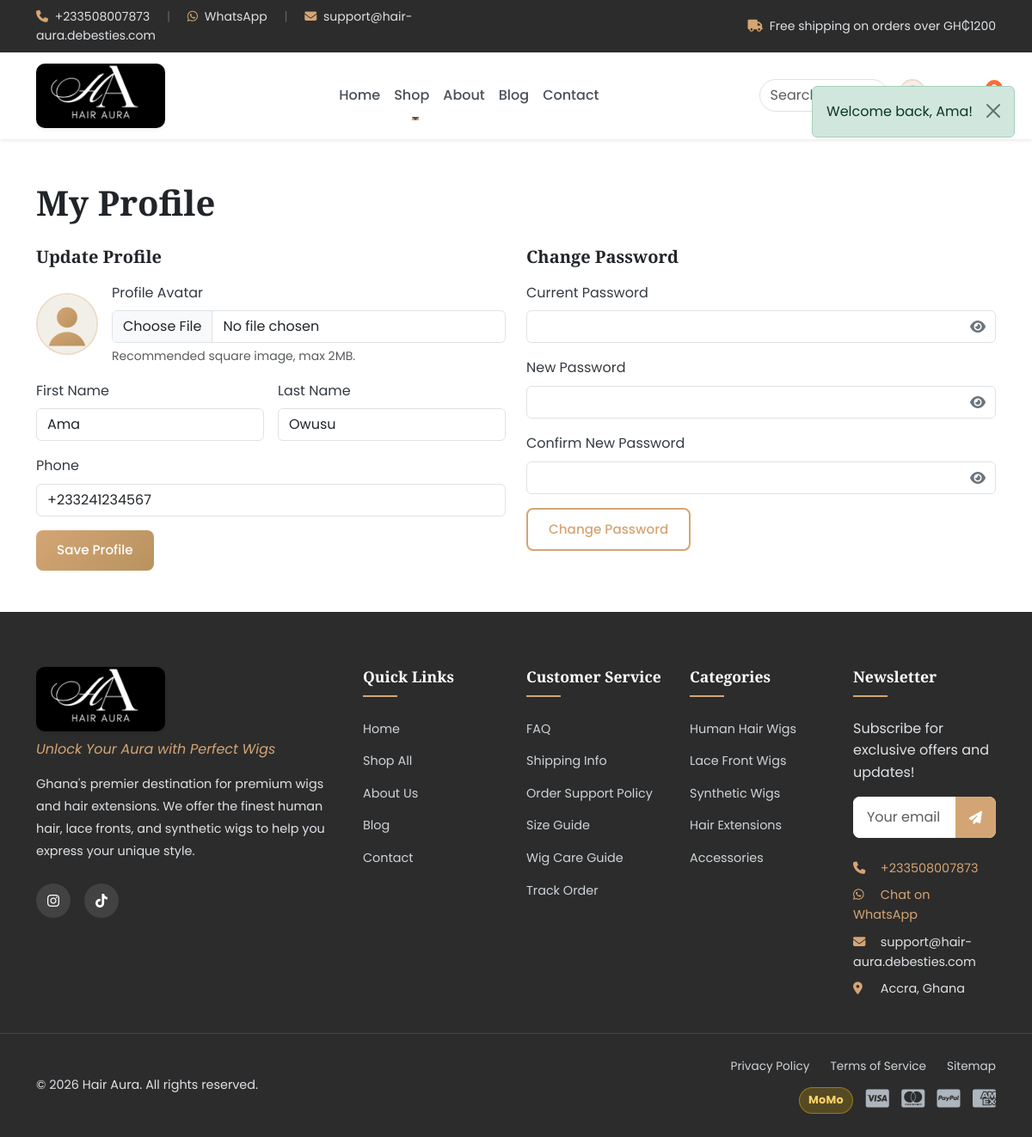
The page /account/profile (signed in) on the database its author committed.
### tables this page shows
CREATE TABLE `users` (
    `id` INT UNSIGNED AUTO_INCREMENT PRIMARY KEY,
    `email` VARCHAR(255) NULL UNIQUE,
    `password_hash` VARCHAR(255) NOT NULL,
    `first_name` VARCHAR(100) NOT NULL,
    `last_name` VARCHAR(100) NOT NULL,
    `phone` VARCHAR(20) DEFAULT NULL,
    `avatar` VARCHAR(255) DEFAULT NULL,
    `role` ENUM('customer', 'admin') DEFAULT 'customer',
    `is_active` TINYINT(1) DEFAULT 1,
    `email_verified` TINYINT(1) DEFAULT 0,
    `created_at` TIMESTAMP DEFAULT CURRENT_TIMESTAMP,
    `updated_at` TIMESTAMP DEFAULT CURRENT_TIMESTAMP ON UPDATE CURRENT_TIMESTAMP,
    `last_login` DATETIME DEFAULT NULL,
    `remember_token` VARCHAR(255) DEFAULT NULL,
    `remember_expires` DATETIME DEFAULT NULL,
    INDEX `idx_email` (`email`),
    INDEX `idx_role` (`role`)
);

### app/Views/pages/account/profile.php (the view, shortened to what the rows shown need)
<section class="py-5">
    <div class="container">
        <h1 class="mb-4">My Profile</h1>
        <div class="row g-4">
            <div class="col-lg-6">
                <h5 class="mb-3">Update Profile</h5>
                <form method="post" action="<?= url('/account/profile') ?>" enctype="multipart/form-data" class="row g-3">
                    <div class="col-12 d-flex align-items-center gap-3">
                        <img src="<?= asset($user->getAvatarUrl()) ?>" alt="<?= htmlspecialchars($user->getFullName()) ?>" style="width:72px;height:72px;border-radius:50%;object-fit:cover;border:2px solid rgba(212,165,116,.4);">
                        <div class="flex-grow-1">
                            <label class="form-label">Profile Avatar</label>
                            <input type="file" name="avatar" class="form-control" accept=".jpg,.jpeg,.png,.webp">
                            <div class="form-text">Recommended square image, max 2MB.</div>
                        </div>
                    </div>
                    <div class="col-md-6">
                        <label class="form-label">First Name</label>
                        <input type="text" name="first_name" class="form-control" value="<?= htmlspecialchars($user->first_name ?? '') ?>" required>
                    </div>
                    <div class="col-md-6">
                        <label class="form-label">Last Name</label>
                        <input type="text" name="last_name" class="form-control" value="<?= htmlspecialchars($user->last_name ?? '') ?>" required>
                    </div>
                    <div class="col-12">
                        <label class="form-label">Phone</label>
                        <input type="text" name="phone" class="form-control" value="<?= htmlspecialchars($user->phone ?? '') ?>" required>
                    </div>
                    <div class="col-12">
                        <button type="submit" class="btn btn-primary">Save Profile</button>
                    </div>
                </form>
            </div>
            <div class="col-lg-6">
                <h5 class="mb-3">Change Password</h5>
                <form method="post" action="<?= url('/account/password') ?>" class="row g-3">
                    <div class="col-12">
                        <label class="form-label">Current Password</label>
                        <input type="password" name="current_password" class="form-control" required>
                    </div>
                    <div class="col-12">
                        <label class="form-label">New Password</label>
                        <input type="password" name="new_password" class="form-control" required>
                    </div>
                    <div class="col-12">
                        <label class="form-label">Confirm New Password</label>
                        <input type="password" name="confirm_password" class="form-control" required>
                    </div>
                    <div class="col-12">
                        <button type="submit" class="btn btn-outline-primary">Change Password</button>
                    </div>
                </form>
            </div>
        </div>
    </div>
</section>

### app/Core/Router.php (shortened to what the rows shown need)
<?php
class Router
{
    private array $routes = [];
    private array $params = [];
    private array $middleware = [];
    private string $currentGroup = '';
    public function group(string $prefix, callable $callback): self
    {
        $previousGroup = $this->currentGroup;
        $this->currentGroup = $previousGroup . $prefix;
        $this->currentGroup = $previousGroup;
        return $this;
    }
    private function addRoute(string $method, string $route, $callback): self
    {
        $route = $this->currentGroup . $route;
        $pattern = $this->convertRouteToRegex($route);
        $this->routes[$method][$pattern] = [
            'callback' => $callback,
            'middleware' => $this->middleware,
            'original' => $route
        ];
        return $this;
    }
    private function convertRouteToRegex(string $route): string
    {
        $constraintTokens = [];
        $route = preg_replace_callback(
            '/\{(\w+):([^}]+)\}/',
            function (array $matches) use (&$constraintTokens): string {
                $token = '__ROUTE_CONSTRAINT_' . count($constraintTokens) . '__';
                $constraintTokens[$token] = '(?P<' . $matches[1] . '>' . $matches[2] . ')';
                return $token;
            },
            $route
        );
        $route = preg_replace('/[\.\+\*\?\^\$\[\]\|]/', '\\$0', $route);
        if (!empty($constraintTokens)) {
            $route = str_replace(array_keys($constraintTokens), array_values($constraintTokens), $route);
        }
        $route = preg_replace('/\{(\w+)\}/', '(?P<$1>[^/]+)', $route);
        $route = preg_replace('/\{(\w+)\?\}/', '(?P<$1>[^/]*)', $route);
        $route = preg_replace('/\{(\w+):([^}]+)\}/', '(?P<$1>$2)', $route);
        return '#^' . $route . '$#';
    }
    public function dispatch(string $url, string $method)
    {
        $url = parse_url($url, PHP_URL_PATH) ?? $url;
        $url = rtrim($url, '/') ?: '/';
        $methodsToTry = [$method, 'ANY'];
        foreach ($methodsToTry as $httpMethod) {
            foreach ($this->routes[$httpMethod] as $pattern => $route) {
                if (preg_match($pattern, $url, $matches)) {
                    $this->params = array_filter($matches, 'is_string', ARRAY_FILTER_USE_KEY);
                    return $this->executeCallback($route['callback']);
                }
            }
        }
        throw new Exception('Page not found', 404);
    }
    private function executeCallback($callback)
    {
        $args = array_values($this->params);
        if (is_array($callback) && count($callback) === 2) {
            $method = $callback[1];
            $instance = new $controller();
            return call_user_func_array([$instance, $method], $args);
        }
        throw new Exception('Invalid route callback', 500);
    }
}

### rows shown on the page
users: first_name "Ama", last_name "Owusu", phone "+233241234567"
